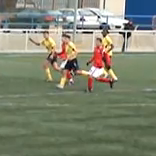
#> input picture Images/Chapter9/Input/frame1.bmp, 156 x 156 px
$ python BackProjection.py
#> lines starting #> are read from the running program, lines starting #| are printed output that depends on the picture; after the words box and inside, x2 and y2 are one past the last pixel; in counts of white or black regions, pixels touching at a corner belong together
### ExamplesPython_3.6/Modules/ImageUtilities.py
'''
Feature Extraction and Image Processing
Mark S. Nixon & Alberto S. Aguado
http://www.southampton.ac.uk/~msn/book/
ImageUtilities: Helper module to support image read, create, show and write
                Uses PIL and numpy to work with arrays containing image data
'''

# Image load by using PIL
from PIL import Image

# Array to store image data
from numpy import array, zeros, amax, amin, clip

# Read an image returning an array with 3 color components
def imageReadRGB(fileName):
    inputImage = Image.open(fileName)
    width, height = inputImage.size

    inputArray = array(inputImage)
    inputArray = inputArray[:, :, 0:3]

    return inputArray, width, height

# Read an image returning an array with 1 component
# [53 lines left out: functions imageReadL, imageSaveF, imageSaveL, imageSaveRGB, createImageRGB, not called in this run]

# Create a zero array with a color components
def createImageL(width, height):
    outputArray = zeros((height, width), dtype='uint8')

    return outputArray

# Create a zero array two float components
# [10 lines left out: functions createImageUV, createImage2I, not called in this run]

# Create a zero array with float components
def createImageF(width, height, numComponents = 1):
    if numComponents == 1:
        outputArray = zeros((height, width), dtype='float')
    else:
        outputArray = zeros((height, width, numComponents), dtype='float')

    return outputArray

# Create a multidimensional dimensional array
# [77 lines left out: functions createImageNF, createImageFromDataF, createScaleImageL, scaleImageL, createVectorFromDataF, createVectorF and 1 more, not called in this run]

# Show an array containing image data
def showImageRGB(image):
    # Create output and show
    outputImage = Image.fromarray(image, 'RGB')
    outputImage.show()

# Show an array containing image data
# [4 lines left out: function showImageL, not called in this run]

# Show an array containing image data
def showImageF(image, maxScale = 1):
    height = len(image)
    width = len(image[0])

    maximum = amax(image)
    minimum = amin(image)

    # Create a gray level image for display
    outputArray = createImageL(width, height)

    # Scale the float values into gray scale values
    for y in range(0, height):
        for x in range(0, width):
            if maximum != minimum:
                outputArray[y,x] = clip( 255.0 * (image[y,x]*maxScale - minimum) / (maximum - minimum), 0, 255.0)
            else:
                outputArray[y,x] = image[y,x]

    # Create output and show
    outputImage = Image.fromarray(outputArray, 'L')
    outputImage.show()

### ExamplesPython_3.6/Modules/ImageRegionsUtilities.py
'''
Feature Extraction and Image Processing
Mark S. Nixon & Alberto S. Aguado
http://www.southampton.ac.uk/~msn/book/
ImageRegionUtilities: Helper module to process regions and line segments
'''

# Images
from ImageUtilities import imageReadL, createImageF, createImageL, showImageL, createVectorF
from ImageOperatorsUtilities import applyCannyEdgeDetector
from ImagePropertiesUtilities import imageMaxMin

# Math and iteration
from math import pi, sqrt, sin, cos, atan, atan2, factorial, exp
from random import shuffle, sample
from timeit import itertools

# Array to store image data
from numpy import amax, amin
import numpy as np


# Combination function
def nCr(n, r):
    if n < 0 or r < 0 or n-r < 0: return 0
    return factorial(n) / (factorial(r) * factorial(n-r))

# Rising factorial function
# [445 lines left out: functions risingFactorial, computeReferencePoint, findLongestSegment, findLongestCentredSegmentinImage, findLongesSegmentinImage, pixlesList and 8 more, not called in this run]


# Compute density function from a region in an image
def densityHistogram(image, position, regionRadius, sigma, histoSize):
    height = len(image)
    width = len(image[0])

    # Quantization scale
    colourScale = 256.0 / histoSize

    histogram = createImageF(histoSize, histoSize)
    sumValue = 0
    for deltaX, deltaY in itertools.product(range(-regionRadius[0],regionRadius[0]), range(-regionRadius[1], regionRadius[1])):

        x, y  = position[0] + deltaX, position[1] + deltaY
        if x>0 and y>0 and x<width and y<height :

            w = exp(-(deltaX*deltaX + deltaY*deltaY)/(2*sigma*sigma));
            rgb = image[y,x] / 256.0

            Cb = int((128 - 37.79*rgb[0] - 74.203*rgb[1] +    112*rgb[2])/colourScale)
            Cr = int((128 +   112*rgb[0] - 93.786*rgb[1] - 18.214*rgb[2])/colourScale)

            histogram[Cr,Cb] += w
            sumValue += w

    for r,b in itertools.product(range(0, histoSize), range(0, histoSize)):
        histogram[r,b] /= sumValue

    return histogram

# Get a 2D colour description from a RGB value
def colourFeature(rgb, colourScale):
    nRGB = rgb / 256.0
    cB = int((128 - 37.79*nRGB[0] - 74.203*nRGB[1] +    112*nRGB[2])/colourScale)
    cR = int((128 +   112*nRGB[0] - 93.786*nRGB[1] - 18.214*nRGB[2])/colourScale)

    return cB, cR

# Implementation of meanshift
# [154 lines left out: functions meanShift, backProjection, backProjectionImage, regionSize, not called in this run]

### ExamplesPython_3.6/Modules/ImagePropertiesUtilities.py
'''
Feature Extraction and Image Processing
Mark S. Nixon & Alberto S. Aguado
http://www.southampton.ac.uk/~msn/book/
ImagePropertiesUtilities: Helper module to obtain information from an image
'''

# Array to store image data
from numpy import amax, amin, unravel_index

# Mean form a float image
# [16 lines left out: function meanStddev, not called in this run]

# Return the maximum and minimum
def imageMaxMin(image):
    maximum = amax(image)
    minimum = amin(image)

    return maximum, minimum

# Return the maximum position
# [40 lines left out: functions imageArgMax, peakDetectorImageL, peakDetectorVector, not called in this run]

### ExamplesPython_3.6/Chapter9/BackProjection.py
'''
Feature Extraction and Image Processing
Mark S. Nixon & Alberto S. Aguado
http://www.southampton.ac.uk/~msn/book/
Chapter 9
BackProjection: Compute the position of a region in an image by backrpojection. It uses the
                 moments of the projections to determine the position of the region in the
                 target image
'''

# Set module functions
from ImageUtilities import imageReadRGB, showImageRGB, createImageF, createImageRGB, showImageF
from ImagePropertiesUtilities import imageMaxMin
from PlotUtilities import plot3DHistogram
from ImageRegionsUtilities import densityHistogram, colourFeature

# Math and iteration
from math import sqrt
from timeit import itertools

'''
Parameters:
    pathToDir = Input image directory
    imageNames = Input image name and image containing the new region
    histoSize = Size of the histogram
    positions = Positions of the region in the images [column, row]
    sizeReg = Size of the region
    sigma = Weight control
'''
pathToDir = "../../Images/Chapter9/Input/"
imageNames = ["frame1.bmp", "frame2.bmp"]

histoSize = 64
positions = [[100, 60], [89,54]]
sizeReg = [12, 18]
sigma  = 6

# Read image into array
sourceImage, width, height = imageReadRGB(pathToDir + imageNames[0])
#> in imageReadRGB, inputImage is the input picture: PIL image 156x156 RGB; mean R, G, B 128.3, 132.6, 113.7
#> width = 156; height = 156
targetImage, width, height = imageReadRGB(pathToDir + imageNames[1])
#> call 2 of imageReadRGB, with fileName = '../../Images/Chapter9/Input/frame2.bmp'
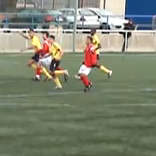
#> input picture Images/Chapter9/Input/frame2.bmp, 156 x 156 px
#> in imageReadRGB, inputImage is the input picture: PIL image 156x156 RGB; mean R, G, B 127.8, 132.8, 114.2

# Show input images
showImageRGB(sourceImage)
showImageRGB(targetImage)

# Density source
q = densityHistogram(sourceImage, positions[0], sizeReg, sigma, histoSize)
#> the loop in densityHistogram, `for deltaX, deltaY in itertools.product(range(-regionRadius[0],regionR..` made 864 passes
#> (rgb, Cb, Cr) on passes 1 to 12: ([0.828, 0.762, 0.625], 27, 34), ([0.828, 0.762, 0.625], 27, 34), ([0.82, 0.75, 0.641], 28, 34), ([0.82, 0.75, 0.641], 28, 34), ([0.805, 0.758, 0.672], 29, 33), ([0.801, 0.754, 0.668], 29, 33), ([0.812, 0.754, 0.695], 29, 33), ([0.84, 0.781, 0.723], 29, 33), ([0.891, 0.855, 0.785], 29, 33), ([0.875, 0.836, 0.766], 29, 33), ([0.605, 0.617, 0.523], 29, 32), ([0.43, 0.438, 0.348], 29, 32)
#> after the loop in densityHistogram, `for deltaX, deltaY in itertools.product(range(-regionRadius[0],regionR..`:
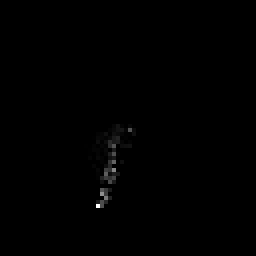
#> histogram: shape (64, 64) float64 (shown 4 times larger); min 0, max 18.5, mean 0.0525; drawn with min black and max white
#> after the loop in densityHistogram, `for deltaX, deltaY in itertools.product(range(-regionRadius[0],regionR..`: sumValue = 215.2
#> after the loop in densityHistogram, `for r,b in itertools.product(range(0, histoSize), range(0, histoSize)):`: histogram: shape (64, 64) float64; 2.59% of pixels changed, all inside (x1, y1, x2, y2) = (21, 31, 34, 52)
#plot3DHistogram(q)

# Projection by setting the pixel's value to the high in the histogram for
#  the source and target images
colourScale = 256.0 / histoSize
projectionSource = createImageF(width, height)
#> projectionSource: shape (156, 156) float64; every value is 0
projectionTarget = createImageF(width, height)
for x, y in itertools.product(range(0,width), range(0, height)):

    Cb,Cr = colourFeature(sourceImage[y,x], colourScale)
    projectionSource[y,x] = q[Cr,Cb]

    Cb,Cr = colourFeature(targetImage[y,x], colourScale)
    projectionTarget[y,x] = q[Cr,Cb]
#> this loop made 24336 passes
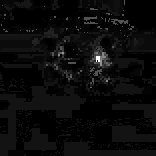
#> projectionSource: shape (156, 156) float64; min 0, max 0.086, mean 0.00378; drawn with min black and max white
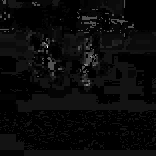
#> projectionTarget: shape (156, 156) float64; min 0, max 0.086, mean 0.00345; drawn with min black and max white

showImageF(projectionSource)
#> in showImageF, `outputArray = createImageL(width, height)`: outputArray: shape (156, 156); every value is 0
showImageF(projectionTarget)

# Compute geometric moments of the source and target image regions
momS = createImageF(3, 3)
momT = createImageF(3, 3)
ps, pt = positions[0], positions[1]
sizeSearch = [int(sizeReg[0] *1.5), int(sizeReg[1] *1.5)]
for deltaX, deltaY in itertools.product(range(-sizeSearch[0], sizeSearch[0]),   \
                                        range(-sizeSearch[1], sizeSearch[1])):
    xs, ys  = ps[0] + deltaX, ps[1] + deltaY
    xt, yt  = pt[0] + deltaX, pt[1] + deltaY
    for m,n in itertools.product(range(0, 3), range(0, 3)):
        momS[n,m] += (xs**n) * (ys**m) * projectionSource[y,x]
        momT[n,m] += (xt**n) * (yt**m) * projectionTarget[y,x]

# Compute sxS, syS, the size of the projection in previous frame
xc,yc = momS[1,0]/momS[0,0], momS[0,1]/momS[0,0]
a = momS[2,0]/momS[0,0] - xc*xc;
b = 2*(momS[1,1]/momS[0,0] - xc * yc);
c = momS[0,2]/momS[0,0]- yc*yc;
sxS = int(sqrt((a+c-sqrt(b*b+(a-c)*(a-c))/2)));
syS = int(sqrt((a+c+sqrt(b*b+(a-c)*(a-c))/2)));

# Compute sx, sy, the size of the projection in current frame
xc,yc = momT[1,0]/momT[0,0], momT[0,1]/momT[0,0]
a = momT[2,0]/momT[0,0] - xc*xc;
b = 2*(momT[1,1]/momT[0,0] - xc * yc);
c = momT[0,2]/momT[0,0]- yc*yc;
sx = int(sqrt((a+c-sqrt(b*b+(a-c)*(a-c))/2)));
sy = int(sqrt((a+c+sqrt(b*b+(a-c)*(a-c))/2)));

# Determine size of the region in current frame
sy = int(sy * sizeReg[1] /  syS)
sx = int(sx * sizeReg[0] /  sxS)

# Show results
p = [int(xc), int(yc)]
m, _ = imageMaxMin(projectionTarget)
borderDistance = [sx -2, sy -2]
for x, y in itertools.product(range(p[0] - sx, p[0] + sx),                 \
                              range(p[1] - sy, p[1] + sy)):

    if abs(x-p[0]) > borderDistance[0] or abs(y-p[1]) > borderDistance[1]:
        projectionTarget[y,x] = m
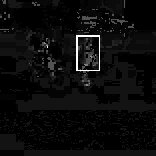
#> projectionTarget: shape (156, 156) float64; 0.7% of pixels changed, all inside (x1, y1, x2, y2) = (76, 35, 100, 71); drawn with min black and max white

showImageF(projectionTarget)
